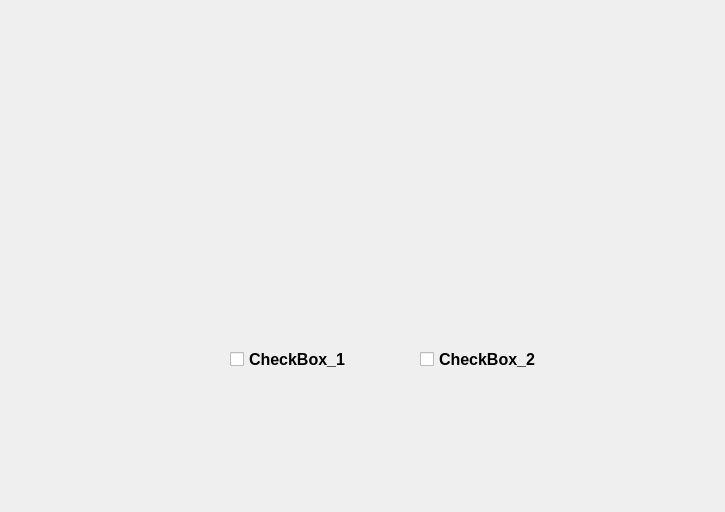
<?xml version="1.0" encoding="UTF-8"?>
<ui version="4.0">
 <class>Widget</class>
 <widget class="QWidget" name="Widget">
  <property name="geometry">
   <rect>
    <x>0</x>
    <y>0</y>
    <width>725</width>
    <height>512</height>
   </rect>
  </property>
  <property name="windowTitle">
   <string>Widget</string>
  </property>
  <widget class="QCheckBox" name="checkBox">
   <property name="geometry">
    <rect>
     <x>230</x>
     <y>350</y>
     <width>121</width>
     <height>18</height>
    </rect>
   </property>
   <property name="font">
    <font>
     <family>Arial</family>
     <pointsize>12</pointsize>
     <weight>75</weight>
     <bold>true</bold>
    </font>
   </property>
   <property name="text">
    <string>CheckBox_1</string>
   </property>
  </widget>
  <widget class="QLabel" name="label">
   <property name="geometry">
    <rect>
     <x>320</x>
     <y>150</y>
     <width>241</width>
     <height>51</height>
    </rect>
   </property>
   <property name="font">
    <font>
     <family>Arial</family>
     <pointsize>16</pointsize>
     <weight>75</weight>
     <bold>true</bold>
    </font>
   </property>
   <property name="text">
    <string/>
   </property>
   <property name="alignment">
    <set>Qt::AlignCenter</set>
   </property>
  </widget>
  <widget class="QCheckBox" name="checkBox_2">
   <property name="geometry">
    <rect>
     <x>420</x>
     <y>350</y>
     <width>141</width>
     <height>18</height>
    </rect>
   </property>
   <property name="font">
    <font>
     <family>Arial</family>
     <pointsize>12</pointsize>
     <weight>75</weight>
     <bold>true</bold>
    </font>
   </property>
   <property name="text">
    <string>CheckBox_2</string>
   </property>
  </widget>
 </widget>
 <layoutdefault spacing="6" margin="11"/>
 <resources/>
 <connections/>
</ui>
